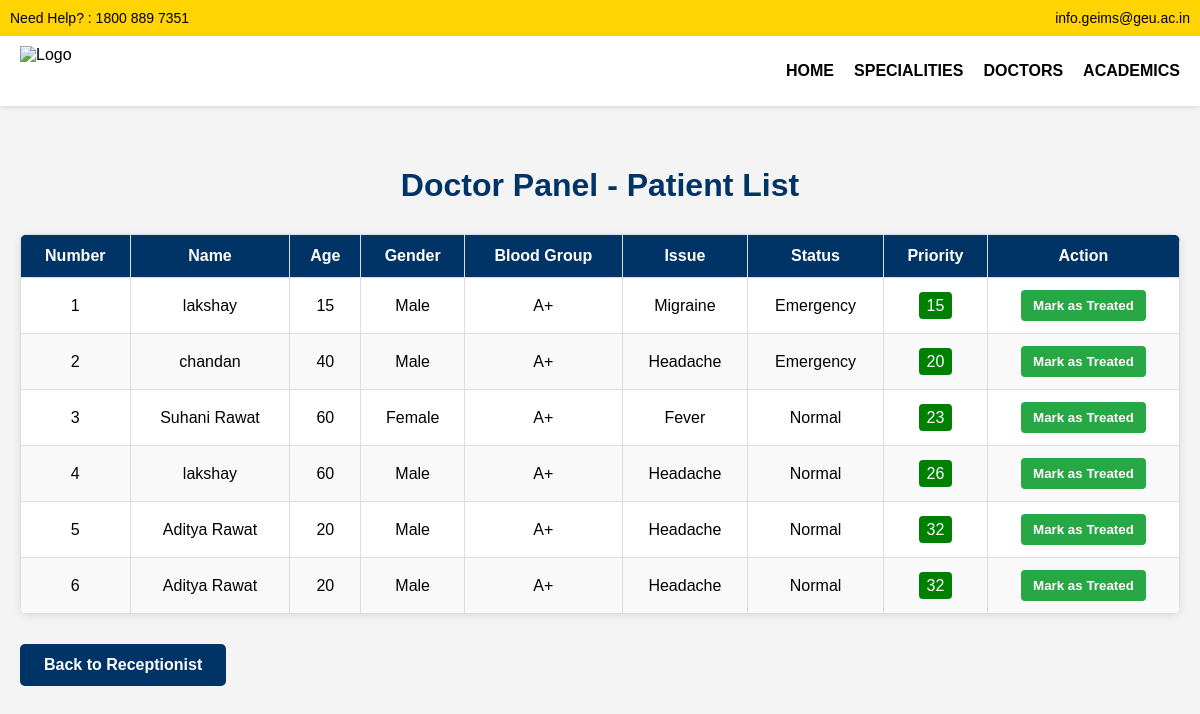
The page /doctor/ on the database as committed earlier.
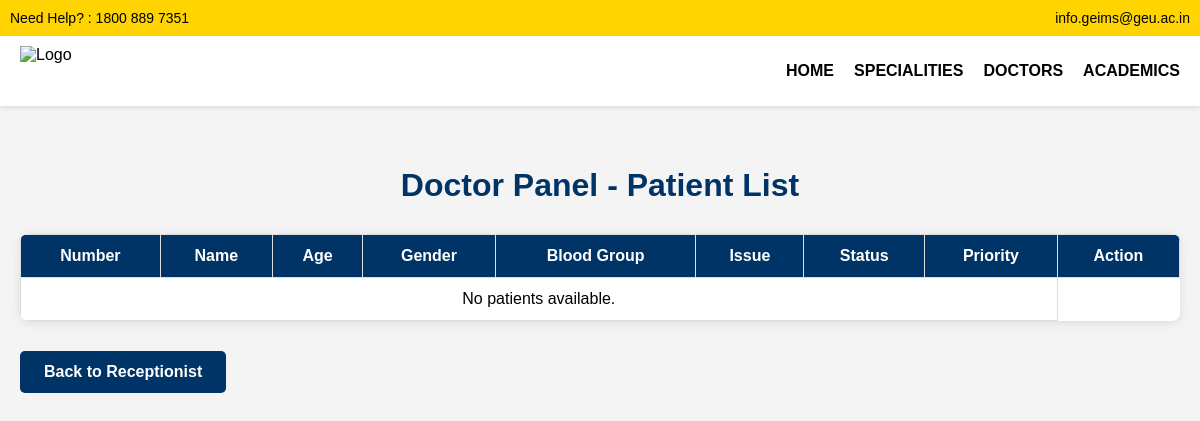
The same page on the database as committed later.
### queueapp/models.py (models this page shows, shortened)
class Patient(models.Model):
    GENDER_CHOICES = [
        ('Male', 'Male'),
        ('Female', 'Female'),
    ]
    STATUS_CHOICES = [
        ('Normal', 'Normal'),
        ('Emergency', 'Emergency'),
    ]
    ISSUE_CHOICES = [
        ('Headache', 'Headache'),
        ('Fever', 'Fever'),
        ('Migraine', 'Migraine'),
        ('Typhoid', 'Typhoid'),
        ('Diarrhea', 'Diarrhea'),
        ('Jaundice', 'Jaundice'),
        ('Other', 'Other'),
    ]
    name = models.CharField(max_length=100)
    age = models.PositiveIntegerField()
    gender = models.CharField(max_length=10, choices=GENDER_CHOICES)
    blood_group = models.CharField(max_length=5)
    issue = models.CharField(max_length=20, choices=ISSUE_CHOICES)
    status = models.CharField(max_length=10, choices=STATUS_CHOICES)
    created_at = models.DateTimeField(auto_now_add=True)
    treated = models.BooleanField(default=False)

### queueapp/views.py (the view)
# urls.py: path('doctor/', views.doctor_panel_view, name='doctor_panel'),
def doctor_panel_view(request):
    patients = Patient.objects.all().order_by('created_at')  # ensure earliest first
    for patient in patients:
        patient.priority_score = get_patient_priority(patient)
    patients = sorted(patients, key=lambda p: (p.priority_score, p.created_at))
    return render(request, 'queueapp/doctor_panel.html', {'patients': patients})

### queueapp/templates/queueapp/doctor_panel.html (shortened to what this page needs)
<!DOCTYPE html>
<html lang="en">
<head>
</head>
<body>
<div class="top-bar">
    <div>Need Help? : 1800 889 7351</div>
    <div>info.geims@geu.ac.in</div>
</div>
<div class="nav-bar">
    <img src="https://geimshospital.com/wp-content/uploads/2024/12/logo.png" alt="Logo">
    <div class="menu">
        <a href="{% url 'frontpage' %}">HOME</a>
        <a href="{% url 'specialities' %}">SPECIALITIES</a>
        <a href="{% url 'doctors' %}">DOCTORS</a>
        <a href="{% url 'academics' %}">ACADEMICS</a>
    </div>
</div>
<div class="container">
    <h1>Doctor Panel - Patient List</h1>
    <table>
        <thead>
            <tr>
                <th>Number</th>
                <th>Name</th>
                <th>Age</th>
                <th>Gender</th>
                <th>Blood Group</th>
                <th>Issue</th>
                <th>Status</th>
                <th>Priority</th>
                <th>Action</th>
            </tr>
        </thead>
        <tbody>
            {% for patient in patients %}
                <tr>
                    <td>{{ forloop.counter }}</td>
                    <td>{{ patient.name }}</td>
                    <td>{{ patient.age }}</td>
                    <td>{{ patient.get_gender_display }}</td>
                    <td>{{ patient.blood_group }}</td>
                    <td>{{ patient.issue }}</td>
                    <td>{{ patient.get_status_display }}</td>
                    <td>
    {% if patient.priority_score <= 5 %}
        <span style="color:white; background:red; padding:5px 8px; border-radius:4px;">{{ patient.priority_score }}</span>
    {% elif patient.priority_score <= 10 %}
        <span style="color:black; background:orange; padding:5px 8px; border-radius:4px;">{{ patient.priority_score }}</span>
    {% else %}
        <span style="color:white; background:green; padding:5px 8px; border-radius:4px;">{{ patient.priority_score }}</span>
    {% endif %}
</td>
                    <td>
                        <form method="POST" action="{% url 'mark_treated' patient.id %}">
                            <button type="submit">Mark as Treated</button>
                        </form>
                    </td>
                </tr>
            {% empty %}
                <tr>
                    <td colspan="8">No patients available.</td>
                </tr>
            {% endfor %}
        </tbody>
    </table>
    <a class="back" href="{% url 'receptionist' %}">Back to Receptionist</a>
</div>
</body>
</html>

Rows that differ between the two databases and show on the page:
removed Patient: name "lakshay", age "15", gender "Male", blood_group "A+", issue "Migraine", status "Emergency", priority_score "15"
removed Patient: name "chandan", age "40", gender "Male", blood_group "A+", issue "Headache", status "Emergency", priority_score "20"
removed Patient: name "Suhani Rawat", age "60", gender "Female", blood_group "A+", issue "Fever", status "Normal", priority_score "23"
removed Patient: name "lakshay", age "60", gender "Male", blood_group "A+", issue "Headache", status "Normal", priority_score "26"
removed Patient: name "Aditya Rawat", age "20", gender "Male", blood_group "A+", issue "Headache", status "Normal", priority_score "32"
removed Patient: name "Aditya Rawat", age "20", gender "Male", blood_group "A+", issue "Headache", status "Normal", priority_score "32"
Other text that changed with them:
text now shown: "No patients available."
